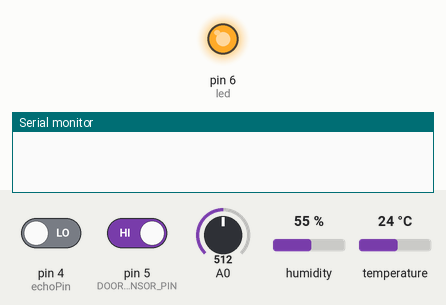
A sketch run on a simulated Arduino Uno, built with avr-gcc and run on an emulated ATmega328P. On the bench: output pins drawn as LEDs (lit = HIGH), the last lines printed to the serial monitor. The test bench sets the inputs (shaded band); at power-on: pin 5 (DOOR_SENSOR_PIN) HIGH, pin 4 (echoPin) LOW, A0 = 512, humidity 55 %, temperature 24 °C. Pins used as bus, display or sensor lines are not drawn.

Above: at 1.8 s.
1.9 s: pin 5 (DOOR_SENSOR_PIN) driven LOW
At 3.0 s:
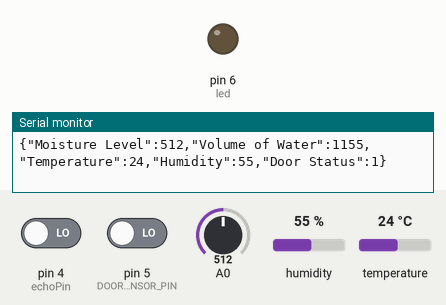
5.2 s: pin 5 (DOOR_SENSOR_PIN) driven HIGH
At 7.6 s:
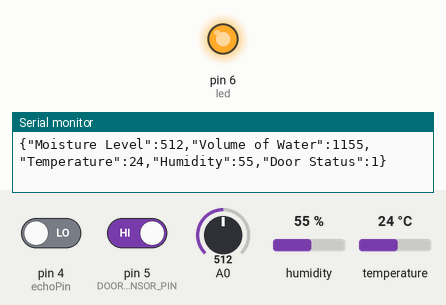
Timing chart, 0 to 9.1 s (numbered marks = the images above; inputs shaded):
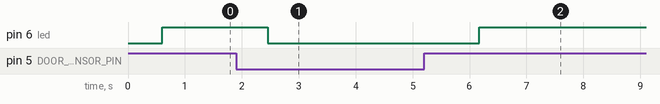

Measured:
- after the input at 1.9 s, pin 6 (led): HIGH → LOW after 0.56 s
- after the input at 5.2 s, pin 6 (led): LOW → HIGH after 0.97 s

The sketch:

Sensor_Readings.ino
```cpp
#define echoPin 4 // attach pin D2 Arduino to pin Echo of HC-SR04
#define trigPin 3 //attach pin D3 Arduino to pin Trig of HC-SR04
#include <dht.h>
#define dht_apin A1 // Analog Pin sensor is connected to
#include <Wire.h>


#include <ArduinoJson.h>

const int DOOR_SENSOR_PIN = 5; // Arduino pin connected to door sensor's pin
int led = 6;
int doorState;
int state;

dht DHT;
// defines variables
long duration; // variable for the duration of sound wave travel
float distance; // variable for the distance measurement

void setup() {
  Serial.begin(9600);// initialize serial
  delay(500);//Delay to let system boot


  delay(100);//Wait before accessing Sensor
  pinMode(DOOR_SENSOR_PIN, INPUT_PULLUP); // set arduino pin to input pull-up mode
  pinMode(led, OUTPUT);
  pinMode(trigPin, OUTPUT); // Sets the trigPin as an OUTPUT
  pinMode(echoPin, INPUT); // Sets the echoPin as an INPUT
}

void loop() {
  doorState = digitalRead(DOOR_SENSOR_PIN); // read state
  if (doorState == HIGH) {
    digitalWrite(led, HIGH);
  } else {
    digitalWrite(led, LOW);
  }
  // read the input on analog pin 0 for soil moisture:
  int sensorValue = analogRead(A0);
  delay(100);// delay in between reads for stability

  //Ultra sonic distance senosr
  // Clears the trigPin condition
  digitalWrite(trigPin, LOW);
  delay(100);
  // Sets the trigPin HIGH (ACTIVE) for 10 microseconds
  digitalWrite(trigPin, HIGH);
  delay(100);
  digitalWrite(trigPin, LOW);
  // Reads the echoPin, returns the sound wave travel time in microseconds
  duration = pulseIn(echoPin, HIGH);
  // Calculating the distance
  distance = duration * 0.034 / 2; // Speed of sound wave divided by 2 (go and back)

  DHT.read11(dht_apin);
    int volume = (21*55) - (distance*55);


    StaticJsonDocument<128> root;


    root["Moisture Level"] = sensorValue;
    root["Volume of Water"] = volume;
    root["Temperature"] = DHT.temperature;
    root["Humidity"] = DHT.humidity;
    root["Door Status"] = doorState;

    serializeJson(root, Serial);
    Serial.println();

    delay(500);//Wait 0.5 seconds before accessing sensor again.


}
```
